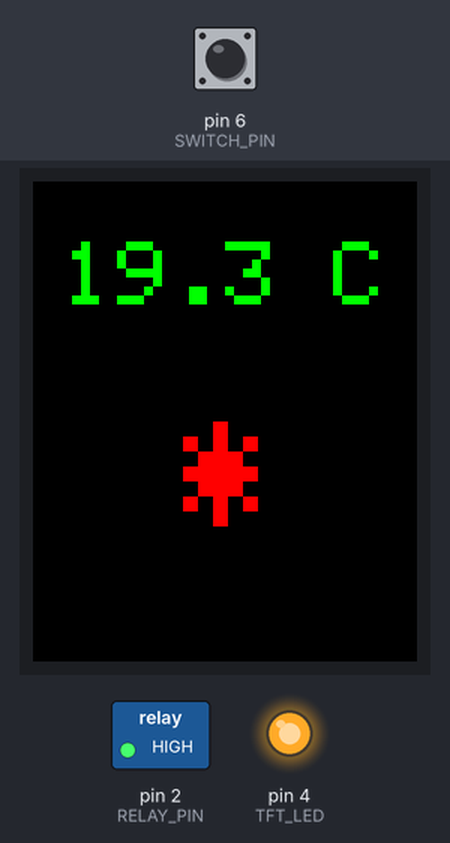
This sketch was run on a simulated Arduino Uno, built with avr-gcc and run on an emulated ATmega328P. On the bench: 128×160 colour display, switched loads named in the sketch (green lamp = pin HIGH), output pins drawn as LEDs (lit = HIGH). Inputs (shaded band) come from the test bench; at power-on: pin 6 (SWITCH_PIN) HIGH.

Above: at 2.3 s.
2.4 s: pin 6 (SWITCH_PIN) pulled LOW for 0.25 s
At 2.67 s:
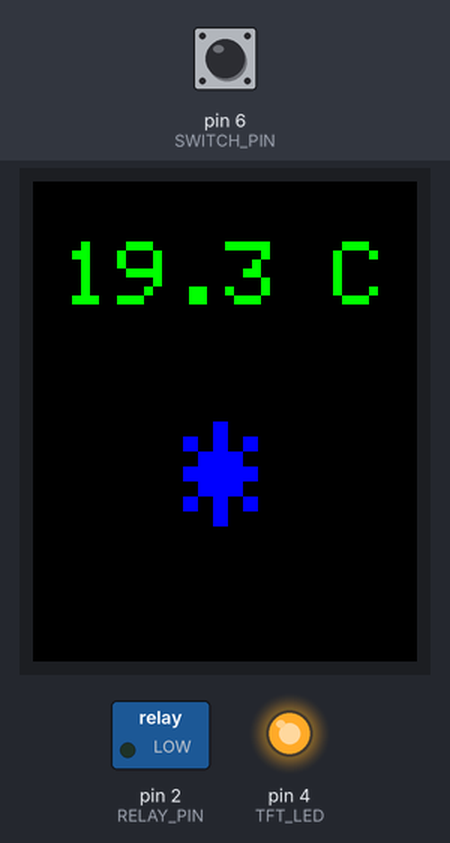
4.2 s: pin 6 (SWITCH_PIN) pulled LOW for 3.2 s
At 8.7 s:
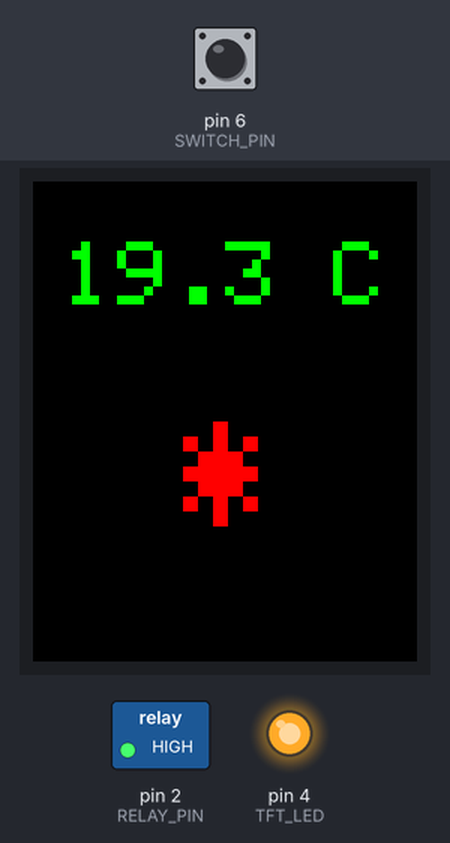
Timing chart, 0 to 10.2 s (numbered marks = the images above; inputs shaded):
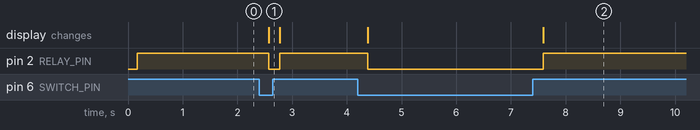

The sketch:

thermostat_tft.ino
```cpp
#include <Adafruit_GFX.h>
#include <Adafruit_ST7735.h>
#include <SPI.h>


#define TFT_CS     10
#define TFT_RST    9
#define TFT_DC     8

#define TFT_SCLK 13
#define TFT_MOSI 11

#define TFT_LED 4

#define SWITCH_PIN 6

#define RELAY_PIN 2

Adafruit_ST7735 tft = Adafruit_ST7735(TFT_CS,  TFT_DC, TFT_RST);

void setup(void) {
  tft.initR(INITR_BLACKTAB);  // Need to do this in every sketch
  tft.fillScreen(ST7735_BLACK);
  pinMode(RELAY_PIN, OUTPUT);
  digitalWrite(RELAY_PIN, HIGH);

  pinMode(TFT_LED, OUTPUT);
  digitalWrite(TFT_LED, HIGH);

  pinMode(SWITCH_PIN,INPUT_PULLUP);

  tft.setTextColor(ST7735_GREEN);
  tft.setTextSize(3);
  tft.setCursor(10,20);
  tft.println("19.3 C");
  tft.setTextColor(ST7735_RED);
  tft.setTextSize(5);
  tft.setCursor(50,80);
  tft.println("*");

  delay(1000);

}

void loop() {
  if(digitalRead(SWITCH_PIN))
  {
    tft.setTextColor(ST7735_RED);
    digitalWrite(RELAY_PIN, HIGH);
  }else
  {
    tft.setTextColor(ST7735_BLUE);
    digitalWrite(RELAY_PIN, LOW);
  }
  tft.setCursor(50,80);
  tft.println("*");
  delay(200);
}
```

Measured:
- after the input at 2.4 s, pin 2 (RELAY_PIN): HIGH → LOW after 0.18 s, → HIGH 0.20 s later; the display: changes after 0.18 s (image 1)
- after the input at 4.2 s, pin 2 (RELAY_PIN): HIGH → LOW after 0.18 s, → HIGH 3.2 s later; the display: first changes after 0.18 s (image 2 shows a later state)
